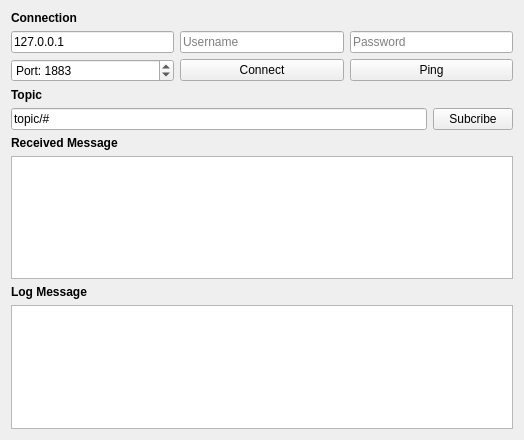
<?xml version="1.0" encoding="UTF-8"?>
<ui version="4.0">
 <class>MainWindow</class>
 <widget class="QMainWindow" name="MainWindow">
  <property name="geometry">
   <rect>
    <x>0</x>
    <y>0</y>
    <width>524</width>
    <height>440</height>
   </rect>
  </property>
  <property name="windowTitle">
   <string>Mqtt Subscriber client</string>
  </property>
  <widget class="QWidget" name="centralWidget">
   <layout class="QVBoxLayout" name="verticalLayout">
    <item>
     <widget class="QLabel" name="label_2">
      <property name="font">
       <font>
        <weight>75</weight>
        <bold>true</bold>
       </font>
      </property>
      <property name="text">
       <string>Connection</string>
      </property>
     </widget>
    </item>
    <item>
     <layout class="QGridLayout" name="gridLayout">
      <item row="0" column="0">
       <widget class="QLineEdit" name="hostAddressLineEdit">
        <property name="text">
         <string>127.0.0.1</string>
        </property>
        <property name="placeholderText">
         <string>Enter host address</string>
        </property>
       </widget>
      </item>
      <item row="0" column="2">
       <widget class="QLineEdit" name="passwordEdit">
        <property name="text">
         <string/>
        </property>
        <property name="echoMode">
         <enum>QLineEdit::PasswordEchoOnEdit</enum>
        </property>
        <property name="placeholderText">
         <string>Password</string>
        </property>
        <property name="clearButtonEnabled">
         <bool>false</bool>
        </property>
       </widget>
      </item>
      <item row="1" column="1">
       <widget class="QPushButton" name="connectButton">
        <property name="text">
         <string>Connect</string>
        </property>
       </widget>
      </item>
      <item row="1" column="2">
       <widget class="QPushButton" name="pingButton">
        <property name="text">
         <string>Ping</string>
        </property>
       </widget>
      </item>
      <item row="1" column="0">
       <widget class="QSpinBox" name="portSpinBox">
        <property name="prefix">
         <string>Port: </string>
        </property>
        <property name="maximum">
         <number>65536</number>
        </property>
        <property name="value">
         <number>1883</number>
        </property>
        <property name="displayIntegerBase">
         <number>10</number>
        </property>
       </widget>
      </item>
      <item row="0" column="1">
       <widget class="QLineEdit" name="usernameEdit">
        <property name="text">
         <string/>
        </property>
        <property name="placeholderText">
         <string>Username</string>
        </property>
       </widget>
      </item>
     </layout>
    </item>
    <item>
     <widget class="QLabel" name="label_4">
      <property name="font">
       <font>
        <weight>75</weight>
        <bold>true</bold>
       </font>
      </property>
      <property name="text">
       <string>Topic</string>
      </property>
     </widget>
    </item>
    <item>
     <layout class="QHBoxLayout" name="horizontalLayout_2">
      <item>
       <widget class="QLineEdit" name="topic_Lineedit">
        <property name="text">
         <string>topic/#</string>
        </property>
       </widget>
      </item>
      <item>
       <widget class="QPushButton" name="subcribeButton">
        <property name="text">
         <string>Subcribe</string>
        </property>
       </widget>
      </item>
     </layout>
    </item>
    <item>
     <widget class="QLabel" name="label">
      <property name="font">
       <font>
        <weight>75</weight>
        <bold>true</bold>
       </font>
      </property>
      <property name="text">
       <string>Received Message</string>
      </property>
     </widget>
    </item>
    <item>
     <widget class="QTextBrowser" name="textBrowser"/>
    </item>
    <item>
     <widget class="QLabel" name="label_3">
      <property name="font">
       <font>
        <weight>75</weight>
        <bold>true</bold>
       </font>
      </property>
      <property name="text">
       <string>Log Message</string>
      </property>
     </widget>
    </item>
    <item>
     <widget class="QTextBrowser" name="log_TextBrowser"/>
    </item>
   </layout>
  </widget>
 </widget>
 <layoutdefault spacing="6" margin="11"/>
 <tabstops>
  <tabstop>hostAddressLineEdit</tabstop>
  <tabstop>portSpinBox</tabstop>
  <tabstop>usernameEdit</tabstop>
  <tabstop>passwordEdit</tabstop>
  <tabstop>connectButton</tabstop>
  <tabstop>pingButton</tabstop>
  <tabstop>topic_Lineedit</tabstop>
  <tabstop>subcribeButton</tabstop>
  <tabstop>textBrowser</tabstop>
  <tabstop>log_TextBrowser</tabstop>
 </tabstops>
 <resources/>
 <connections/>
</ui>
